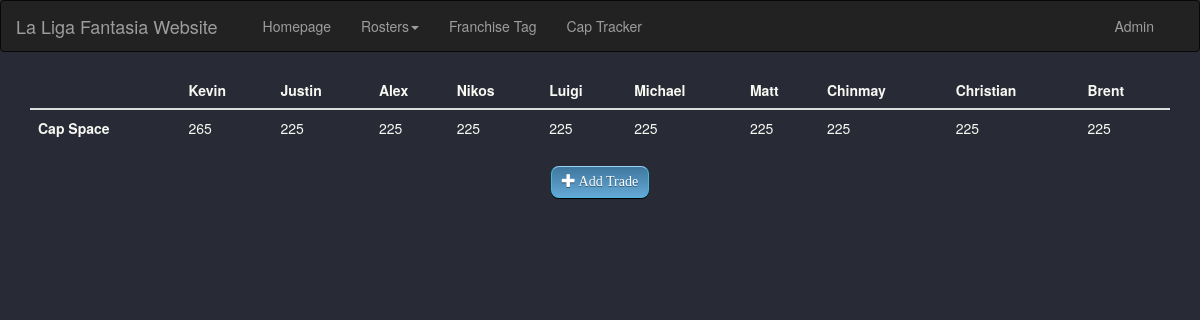
The page /captracker/ on the database as committed earlier.
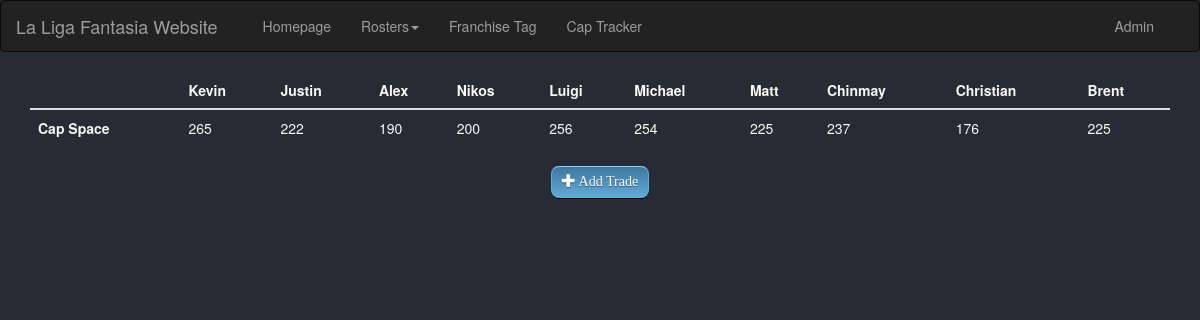
The same page on the database as committed later.
### liga/models.py (models this page shows, shortened)
class Owner(models.Model):
    name = models.CharField(max_length=20)
    cap = models.IntegerField()

### captracker/views.py (the view)
# urls.py: path('', views.captracker, name='captracker'),
def captracker(request):
    owner_list = Owner.objects.all()
    trades = Trade.objects.all()
    cap_movements = Trade.objects.filter(cap__isnull=False)
    cap_exchange = []
    for trade in cap_movements:
        curr = parse_cap_trade(trade.tradeID, trade.recipient, trade.giver, trade.cap)
        cap_exchange.append(curr)
    context = {
        'owner_list': owner_list,
        'trades': trades,
        'cap_exchange': cap_exchange,
    }
    return render(request, 'captracker/captracker.html', context)

### captracker/templates/captracker/captracker.html (shortened to what this page needs)
{% extends "liga/base.html" %}
{% block main_content %}
<div class="container table-responsive">
    <table class="table .table-sm table-hover">
        <thead>
        <tr>
            <th scope="col"></th>
            {% for owner in owner_list %}
            <th scope="col">{{owner.name}}</th>
            {% endfor %}
        </tr>
        </thead>
        <tbody>
        <tr>
            <td><b>Cap Space</b></td>
            {% for owner in owner_list %}
            <td> {{owner.cap}}</td>
            {% endfor %}
        </tr>
        </tbody>
    </table>
</div>
<center><a href="{% url 'captracker:addTrade' %}" class="btn btn-info btn-lg mybtn">
        <span class="glyphicon glyphicon-plus"></span> Add Trade
    </a> </center>
{% endblock main_content %}

### liga/templates/liga/base.html (shortened to what this page needs)
<!DOCTYPE html>
<html lang="en">
<head>
    {% include "liga/jquery_include.html" %}
{% load static %}
<link rel="stylesheet" type="text/css" href="{% static 'liga/style.css' %}">
</head>
<body>
    {% include "liga/navbar.html" %}
    {% block main_content %} {% endblock main_content %}
</body>
</html>

### liga/templates/liga/jquery_include.html (shortened to what this page needs)
  <link rel="stylesheet" href="https://maxcdn.bootstrapcdn.com/bootstrap/3.4.0/css/bootstrap.min.css">

### liga/templates/liga/navbar.html (shortened to what this page needs)
<nav class="navbar navbar-inverse ">
  <div class="container-fluid">
    <div class="navbar-header">
      <a class="navbar-brand">La Liga Fantasia Website</a>
    </div>
    <ul class="nav navbar-nav collapse navbar-collapse">
      <li class="nav-item">
        <a class="nav-link" href="{% url 'liga:index' %}">Homepage</a>
      </li>
      <li class="dropdown"><a class="dropdown-toggle" data-toggle="dropdown" href="#">Rosters<span class="caret"></span></a>
      </li>
      <li class="nav-item">
        <a class="nav-link" href="{% url 'franchise:index' %}">Franchise Tag</a>
      </li>
      <li class="nav-item">
        <a class="nav-link" href="{% url 'captracker:captracker' %}">Cap Tracker</a>
      </li>
    </ul>
    <ul class="nav navbar-nav navbar-right collapse navbar-collapse">
      <li class="nav-item">
        <a class="nav-link" href="/admin">Admin</a>
      </li>
    </ul>
  </div>
</nav>

### liga/static/liga/style.css (style rules this page uses)
.mybtn { border-top: 1px solid #96d1f8; background: #65a9d7; background: -webkit-gradient(linear, left top, left bottom, from(#3e779d), to(#65a9d7)); background: -webkit-linear-gradient(top, #3e779d, #65a9d7); background: -moz-linear-gradient(top, #3e779d, #65a9d7); background: -ms-linear-gradient(top, #3e779d, #65a9d7); background: -o-linear-gradient(top, #3e779d, #65a9d7); padding: 5px 10px; -webkit-border-radius: 8px; -moz-border-radius: 8px; border-radius: 8px; -webkit-box-shadow: rgba(0,0,0,1) 0 1px 0; -moz-box-shadow: rgba(0,0,0,1) 0 1px 0; box-shadow: rgba(0,0,0,1) 0 1px 0; text-shadow: rgba(0,0,0,.4) 0 1px 0; color: white; font-size: 14px; font-family: Georgia, serif; text-decoration: none; vertical-align: middle; }
body { background-color: #282a36; color: #f8f8f2; }
a { color: #46AAF9; }

Rows that differ between the two databases and show on the page:
changed Owner "Justin": cap "225" → "222"
changed Owner "Alex": cap "225" → "190"
changed Owner "Nikos": cap "225" → "200"
changed Owner "Luigi": cap "225" → "256"
changed Owner "Michael": cap "225" → "254"
changed Owner "Chinmay": cap "225" → "237"
changed Owner "Christian": cap "225" → "176"
